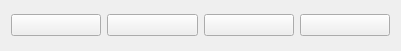
     <widget class="QWidget" name="horizontalLayoutWidget">
      <property name="geometry">
       <rect>
        <x>0</x>
        <y>650</y>
        <width>401</width>
        <height>51</height>
       </rect>
      </property>
      <layout class="QHBoxLayout" name="horizontalLayout">
       <item>
        <widget class="QPushButton" name="btnSuggested">
         <property name="text">
          <string/>
         </property>
         <property name="icon">
          <iconset resource="resources.qrc">
           <normaloff>:/icons/icons/suggested-select.png</normaloff>:/icons/icons/suggested-select.png</iconset>
         </property>
         <property name="iconSize">
          <size>
           <width>24</width>
           <height>24</height>
          </size>
         </property>
        </widget>
       </item>
       <item>
        <widget class="QPushButton" name="btnDiscover">
         <property name="enabled">
          <bool>true</bool>
         </property>
         <property name="text">
          <string/>
         </property>
         <property name="icon">
          <iconset resource="resources.qrc">
           <normaloff>:/icons/icons/discover.png</normaloff>:/icons/icons/discover.png</iconset>
         </property>
         <property name="iconSize">
          <size>
           <width>24</width>
           <height>24</height>
          </size>
         </property>
        </widget>
       </item>
       <item>
        <widget class="QPushButton" name="btnChat">
         <property name="enabled">
          <bool>true</bool>
         </property>
         <property name="text">
          <string/>
         </property>
         <property name="icon">
          <iconset resource="resources.qrc">
           <normaloff>:/icons/icons/chat.png</normaloff>:/icons/icons/chat.png</iconset>
         </property>
         <property name="iconSize">
          <size>
           <width>24</width>
           <height>24</height>
          </size>
         </property>
        </widget>
       </item>
       <item>
        <widget class="QPushButton" name="btnAccount">
         <property name="enabled">
          <bool>true</bool>
         </property>
         <property name="text">
          <string/>
         </property>
         <property name="icon">
          <iconset resource="resources.qrc">
           <normaloff>:/icons/icons/account.png</normaloff>:/icons/icons/account.png</iconset>
         </property>
         <property name="iconSize">
          <size>
           <width>24</width>
           <height>24</height>
          </size>
         </property>
         <property name="flat">
          <bool>false</bool>
         </property>
        </widget>
       </item>
      </layout>
     </widget>
